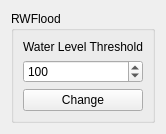
<?xml version="1.0" encoding="UTF-8"?>
<ui version="4.0">
 <class>RWFloodConf</class>
 <widget class="QWidget" name="RWFloodConf">
  <property name="geometry">
   <rect>
    <x>0</x>
    <y>0</y>
    <width>146</width>
    <height>125</height>
   </rect>
  </property>
  <property name="sizePolicy">
   <sizepolicy hsizetype="Fixed" vsizetype="Fixed">
    <horstretch>0</horstretch>
    <verstretch>0</verstretch>
   </sizepolicy>
  </property>
  <property name="windowTitle">
   <string>Form</string>
  </property>
  <layout class="QVBoxLayout" name="verticalLayout_3">
   <property name="sizeConstraint">
    <enum>QLayout::SetFixedSize</enum>
   </property>
   <item>
    <widget class="QGroupBox" name="groupBox">
     <property name="title">
      <string>RWFlood</string>
     </property>
     <layout class="QVBoxLayout" name="verticalLayout_2">
      <item>
       <widget class="QLabel" name="label">
        <property name="text">
         <string>Water Level Threshold</string>
        </property>
       </widget>
      </item>
      <item>
       <widget class="QSpinBox" name="threshold_value">
        <property name="minimum">
         <number>0</number>
        </property>
        <property name="maximum">
         <number>100000</number>
        </property>
        <property name="singleStep">
         <number>10</number>
        </property>
        <property name="value">
         <number>100</number>
        </property>
       </widget>
      </item>
      <item>
       <widget class="QPushButton" name="threshold_button">
        <property name="text">
         <string>Change</string>
        </property>
       </widget>
      </item>
     </layout>
    </widget>
   </item>
  </layout>
 </widget>
 <resources/>
 <connections/>
</ui>
